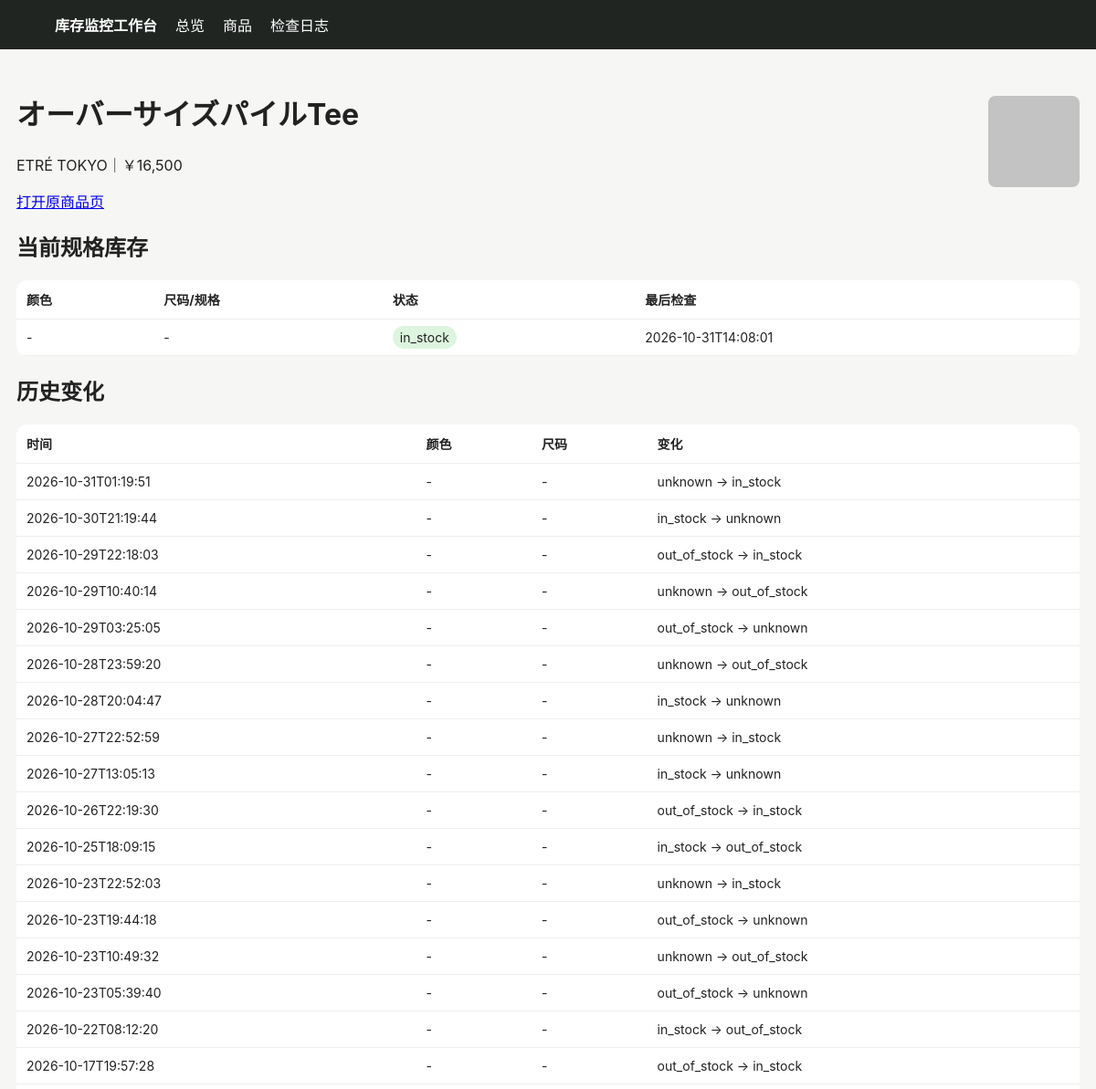
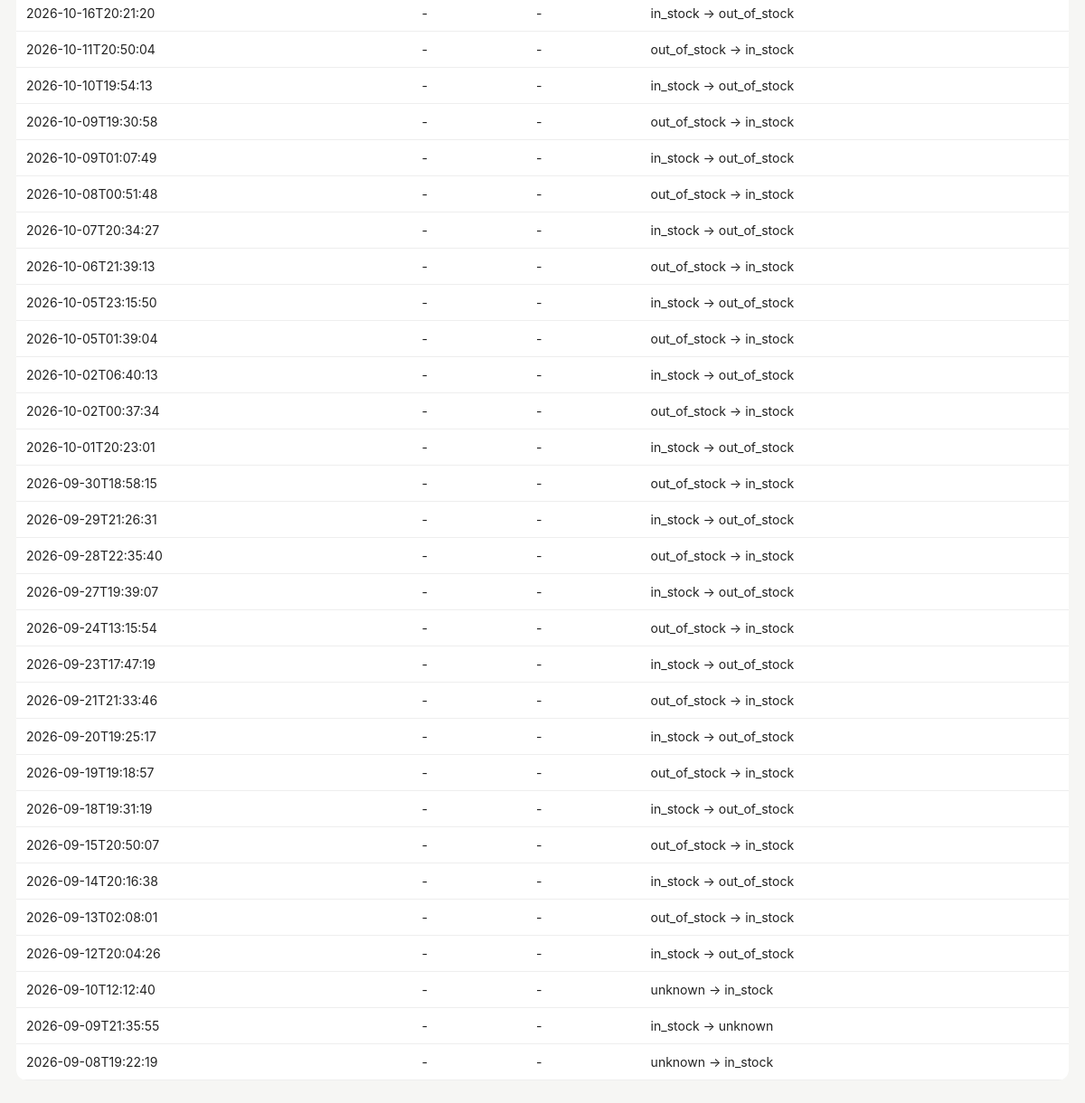
The page /product/631 on the database its author committed (2 pictures, top to bottom).
### tables this page shows
CREATE TABLE products (
 id INTEGER PRIMARY KEY AUTOINCREMENT,
 site TEXT NOT NULL,
 url TEXT NOT NULL UNIQUE,
 name TEXT NOT NULL,
 price TEXT,
 image_url TEXT,
 first_seen TEXT NOT NULL,
 last_seen TEXT NOT NULL
);

CREATE TABLE variants (
 id INTEGER PRIMARY KEY AUTOINCREMENT,
 product_id INTEGER NOT NULL,
 color TEXT NOT NULL DEFAULT '',
 size TEXT NOT NULL DEFAULT '',
 status TEXT NOT NULL,
 last_checked TEXT NOT NULL,
 UNIQUE(product_id, color, size)
);

CREATE TABLE changes (
 id INTEGER PRIMARY KEY AUTOINCREMENT,
 product_id INTEGER NOT NULL,
 color TEXT NOT NULL DEFAULT '',
 size TEXT NOT NULL DEFAULT '',
 old_status TEXT NOT NULL,
 new_status TEXT NOT NULL,
 detected_at TEXT NOT NULL
);

### app/main.py (the view)
@app.get("/product/{pid}")
def product(request: Request, pid: int):
    with conn() as c:
        p=c.execute("SELECT * FROM products WHERE id=?",(pid,)).fetchone()
        vs=c.execute("SELECT * FROM variants WHERE product_id=? ORDER BY color,size",(pid,)).fetchall()
        cs=c.execute("SELECT * FROM changes WHERE product_id=? ORDER BY detected_at DESC",(pid,)).fetchall()
    return templates.TemplateResponse("product.html", {"request":request,"p":p,"variants":vs,"changes":cs})

### app/templates/product.html
{% extends "base.html" %}{% block content %}<div class="top"><div><h1>{{p.name}}</h1><p>{{p.site}}｜{{p.price}}</p><a href="{{p.url}}" target="_blank">打开原商品页</a></div>{% if p.image_url %}<img class="thumb" style="width:100px;height:100px" src="{{p.image_url}}">{% endif %}</div>
<h2>当前规格库存</h2><table><tr><th>颜色</th><th>尺码/规格</th><th>状态</th><th>最后检查</th></tr>{% for v in variants %}<tr><td>{{v.color or "-"}}</td><td>{{v.size or "-"}}</td><td><span class="badge {{v.status}}">{{v.status}}</span></td><td>{{v.last_checked}}</td></tr>{% endfor %}</table>
<h2>历史变化</h2><table><tr><th>时间</th><th>颜色</th><th>尺码</th><th>变化</th></tr>{% for c in changes %}<tr><td>{{c.detected_at}}</td><td>{{c.color or "-"}}</td><td>{{c.size or "-"}}</td><td>{{c.old_status}} → {{c.new_status}}</td></tr>{% endfor %}</table>{% endblock %}

### app/templates/base.html (style rules this page uses)
body { font-family:-apple-system,BlinkMacSystemFont,"Segoe UI",sans-serif;background:#f6f6f4;color:#222;margin:0 }
table { width:100%;border-collapse:collapse;background:#fff;border-radius:12px;overflow:hidden }
th,td { padding:11px;border-bottom:1px solid #eee;text-align:left;font-size:14px }
.badge { padding:4px 8px;border-radius:999px;background:#eee }
.in_stock { background:#ddf5df }
img.thumb { width:52px;height:52px;object-fit:cover;border-radius:8px }
.top { display:flex;justify-content:space-between;align-items:center;margin-bottom:18px }

### rows shown on the page
products: name "オーバーサイズパイルTee", site "ETRÉ TOKYO", price "￥16,500", image_url (picture)
variants: color "-", size "-", status "in_stock", last_checked "2026-10-31T14:08:01"
changes: detected_at "2026-09-24T13:15:54", color "-", size "-", old_status "out_of_stock", new_status "in_stock"
changes: detected_at "2026-09-23T17:47:19", color "-", size "-", old_status "in_stock", new_status "out_of_stock"
changes: detected_at "2026-09-21T21:33:46", color "-", size "-", old_status "out_of_stock", new_status "in_stock"
changes: detected_at "2026-09-20T19:25:17", color "-", size "-", old_status "in_stock", new_status "out_of_stock"
changes: detected_at "2026-09-19T19:18:57", color "-", size "-", old_status "out_of_stock", new_status "in_stock"
changes: detected_at "2026-09-18T19:31:19", color "-", size "-", old_status "in_stock", new_status "out_of_stock"
changes: detected_at "2026-09-15T20:50:07", color "-", size "-", old_status "out_of_stock", new_status "in_stock"
changes: detected_at "2026-09-14T20:16:38", color "-", size "-", old_status "in_stock", new_status "out_of_stock"
changes: detected_at "2026-09-13T02:08:01", color "-", size "-", old_status "out_of_stock", new_status "in_stock"
changes: detected_at "2026-09-12T20:04:26", color "-", size "-", old_status "in_stock", new_status "out_of_stock"
changes: detected_at "2026-09-10T12:12:40", color "-", size "-", old_status "unknown", new_status "in_stock"
changes: detected_at "2026-09-09T21:35:55", color "-", size "-", old_status "in_stock", new_status "unknown"
changes: detected_at "2026-09-08T19:22:19", color "-", size "-", old_status "unknown", new_status "in_stock"

### other values the page prints
{{ c.detected_at }} "2026-10-31T01:19:51" "2026-10-30T21:19:44" "2026-10-29T22:18:03" "2026-10-29T10:40:14" "2026-10-29T03:25:05" "2026-10-28T23:59:20" "2026-10-28T20:04:47" "2026-10-27T22:52:59" "2026-10-27T13:05:13" "2026-10-26T22:19:30" "2026-10-25T18:09:15" "2026-10-23T22:52:03" "2026-10-23T19:44:18" "2026-10-23T10:49:32" "2026-10-23T05:39:40" "2026-10-22T08:12:20" "2026-10-17T19:57:28" "2026-10-16T20:21:20" "2026-10-11T20:50:04" "2026-10-10T19:54:13" "2026-10-09T19:30:58" "2026-10-09T01:07:49" "2026-10-08T00:51:48" "2026-10-07T20:34:27" "2026-10-06T21:39:13" "2026-10-05T23:15:50" "2026-10-05T01:39:04" "2026-10-02T06:40:13" "2026-10-02T00:37:34" "2026-10-01T20:23:01" "2026-09-30T18:58:15" "2026-09-29T21:26:31" "2026-09-28T22:35:40" "2026-09-27T19:39:07"
{{ c.color or "-" }} "-" "-" "-" "-" "-" "-" "-" "-" "-" "-" "-" "-" "-" "-" "-" "-" "-" "-" "-" "-" "-" "-" "-" "-" "-" "-" "-" "-" "-" "-" "-" "-" "-" "-"
{{ c.size or "-" }} "-" "-" "-" "-" "-" "-" "-" "-" "-" "-" "-" "-" "-" "-" "-" "-" "-" "-" "-" "-" "-" "-" "-" "-" "-" "-" "-" "-" "-" "-" "-" "-" "-" "-"
{{ c.old_status }} "unknown" "in_stock" "out_of_stock" "unknown" "out_of_stock" "unknown" "in_stock" "unknown" "in_stock" "out_of_stock" "in_stock" "unknown" "out_of_stock" "unknown" "out_of_stock" "in_stock" "out_of_stock" "in_stock" "out_of_stock" "in_stock" "out_of_stock" "in_stock" "out_of_stock" "in_stock" "out_of_stock" "in_stock" "out_of_stock" "in_stock" "out_of_stock" "in_stock" "out_of_stock" "in_stock" "out_of_stock" "in_stock"
{{ c.new_status }} "in_stock" "unknown" "in_stock" "out_of_stock" "unknown" "out_of_stock" "unknown" "in_stock" "unknown" "in_stock" "out_of_stock" "in_stock" "unknown" "out_of_stock" "unknown" "out_of_stock" "in_stock" "out_of_stock" "in_stock" "out_of_stock" "in_stock" "out_of_stock" "in_stock" "out_of_stock" "in_stock" "out_of_stock" "in_stock" "out_of_stock" "in_stock" "out_of_stock" "in_stock" "out_of_stock" "in_stock" "out_of_stock"
